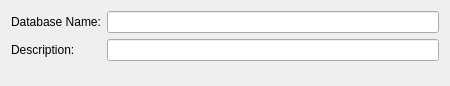
<?xml version="1.0" encoding="UTF-8"?>
<ui version="4.0">
 <class>DatabaseSettingsWidgetMetaDataSimple</class>
 <widget class="QWidget" name="DatabaseSettingsWidgetMetaDataSimple">
  <property name="geometry">
   <rect>
    <x>0</x>
    <y>0</y>
    <width>450</width>
    <height>86</height>
   </rect>
  </property>
  <property name="sizePolicy">
   <sizepolicy hsizetype="MinimumExpanding" vsizetype="Preferred">
    <horstretch>0</horstretch>
    <verstretch>0</verstretch>
   </sizepolicy>
  </property>
  <property name="minimumSize">
   <size>
    <width>450</width>
    <height>0</height>
   </size>
  </property>
  <layout class="QFormLayout">
   <item row="0" column="0">
    <widget class="QLabel" name="databaseNameLabel">
     <property name="text">
      <string>Database Name:</string>
     </property>
    </widget>
   </item>
   <item row="0" column="1">
    <widget class="QLineEdit" name="databaseName"/>
   </item>
   <item row="1" column="0">
    <widget class="QLabel" name="databaseDescriptionLabel">
     <property name="text">
      <string>Description:</string>
     </property>
    </widget>
   </item>
   <item row="1" column="1">
    <widget class="QLineEdit" name="databaseDescription"/>
   </item>
  </layout>
 </widget>
 <resources/>
 <connections/>
</ui>
